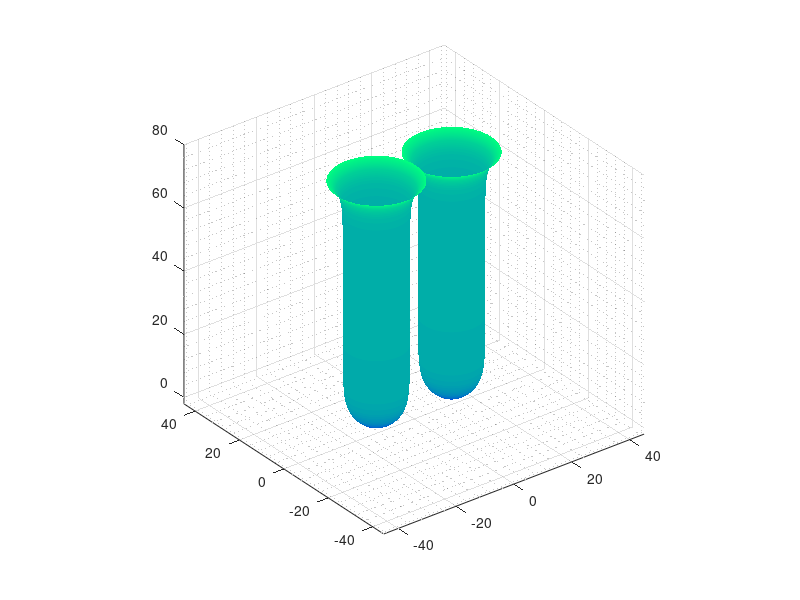

Reproduce this figure in MATLAB.
% Crypt fission maybe
clear; close all; clc

% Discretize space:
N_u = 1e2;
u = linspace(0, 2*pi, N_u);
du = u(2) - u(1);

N_v = 3e2;
v = linspace(0,1,N_v)';
dv = v(2)-v(1);

%Create mesh grid:
[U_mesh,V_mesh] = meshgrid(u,v);

% Define radius function:
L = 78;
r_b = 41/2/pi;
r_t = 10/pi;   
a = 0.3;   
beta = 0.15;


max_separation = 13;

Z_mesh = L * V_mesh;
R_z = r_b*(1 - exp(-a * Z_mesh)) + r_t * exp(a * (Z_mesh - L));



for c = -30 : 150

    A = 1./ (1+exp(beta * (Z_mesh-c)));

    if c < 0
        A = A * exp(c); 
    end

    %g = 1 + 1 ./ (1 + exp(beta * (Z_mesh - c)));
    g = 1 + (sqrt(2) - 1) ./ (1 + exp(beta* (Z_mesh-c)));

    %p_u = sin(U_mesh);
    %f = 1 - A + 2*A .* (p_u.^2);
    %f = 1 - A .* (cos(U_mesh/2).^2);

    %lambda = f .* g .* R_z;
    lambda = g .* R_z;

    shift = max_separation * A;

    X1 = lambda .* cos(U_mesh) - shift;
    Y1 = lambda .* sin(U_mesh);
    Z = Z_mesh;

    X2 = lambda .* cos(U_mesh) + shift;
    Y2 = lambda .* sin(U_mesh);
   
   

    % Generate surface plot
    figure(1)
    surf(X1, Y2, Z, lambda)
    hold on

    surf(X2, Y2, Z, lambda)
    hold off

    shading interp
    grid on
    grid minor
    colormap winter
    axis equal
    xlim([-45 45])
    ylim([-45 45])
    zlim([-2 80])
    if c == -30
        pause(1)
    else
        drawnow
    end
    

end
